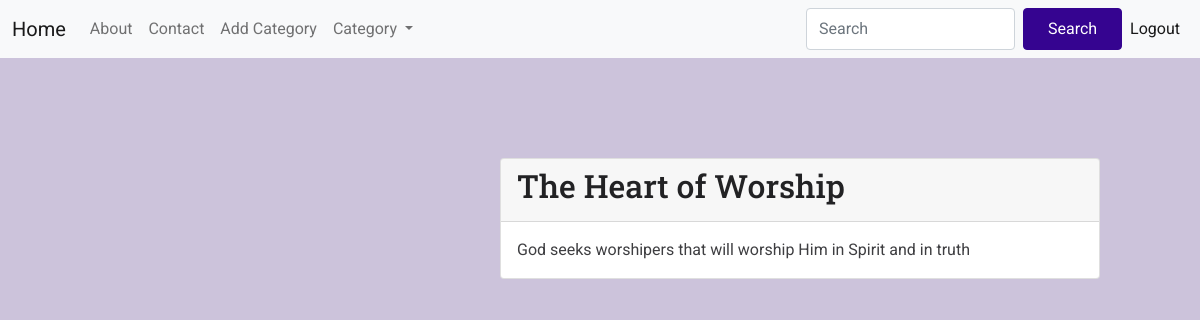
The app's page /article/10/ (signed in) with its own data.
### articles/models.py (models this page shows, shortened)
class Article(models.Model):
    title = models.CharField(max_length=200)
    text = models.TextField()
    category = models.CharField(max_length=200, default = 'uncategorized')
    update_date = models.DateTimeField(auto_now_add=True)
    create_date = models.DateTimeField(auto_now_add=True)

### articles/views.py (the view)
# urls.py: path('article/<int:pk>/', ArticleDetail.as_view(), name='article-detail-url'),
class ArticleDetail(LoginRequiredMixin, DetailView):
    template_name = 'articles/article_details.html'
    model = Article

### articles/templates/articles/article_details.html (shortened to what this page needs)
{% extends 'articles/base.html' %}
{% block body %}
    <div class="card">
        <div class="card-header">
            <h2 class="card-title">{{article.title}}</h2>
        </div>
        <div class="card-body">
            {{article.text}}
        </div>
    </div>
{%endblock%}

### articles/static/articles/css/articles.css (style rules this page uses)
* { box-sizing: border-box; }
body { font-family: 'Roboto', sans-serif; margin: 0; background-color: #ccc3db; color: #3e3e41; }
h1, h2, h3 { font-family: 'Roboto Slab', sans-serif; color: #222224; }
.card { margin-left: 500px; margin-top: 100px; width: 50%; }

### records on screen
Article: title "The Heart of Worship", text "God seeks worshipers that will worship Him in Spirit and in truth"
